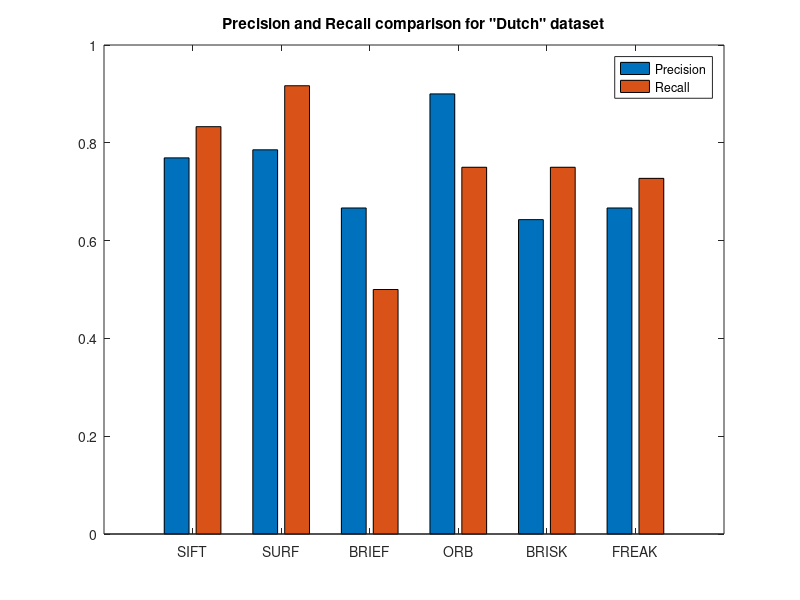

Reproduce this figure in MATLAB.
prices = [0.7692 0.833;
0.7857 0.9167;
0.6667 0.5;
0.9 0.75;
0.6429 0.75;
0.6667 0.7273];

bar(prices)
set(gca,'xticklabel',{'SIFT','SURF','BRIEF', 'ORB','BRISK','FREAK'});
title('Precision and Recall comparison for "Dutch" dataset');
legend('Precision','Recall');

saveas(gcf,'Barchart.png')